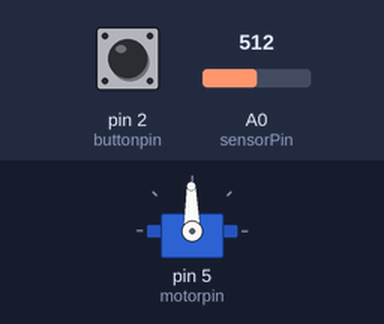
This sketch was run on a simulated Arduino Uno, built with avr-gcc and run on an emulated ATmega328P. Parts: servo. Inputs (shaded band) come from the test bench; at power-on: pin 2 (buttonpin) HIGH, A0 (sensorPin) = 512.

Above: at 1.2 s.
1.3 s: pin 2 (buttonpin) pulled LOW for 0.15 s
At 2.5 s:
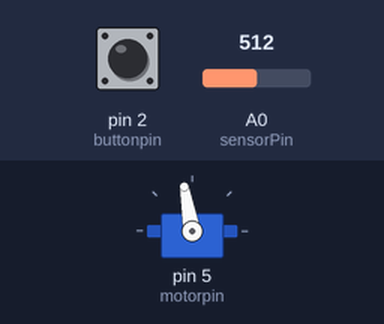
4.4 s: pin 2 (buttonpin) pulled LOW for 1 s
At 6.0 s:
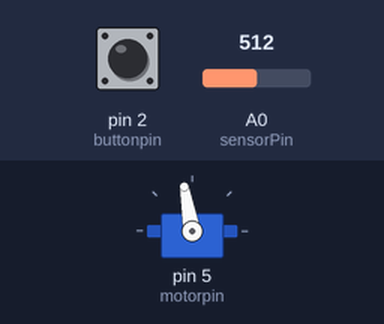
7.7 s: pin 2 (buttonpin) pulled LOW for 3.2 s
At 9.7 s:
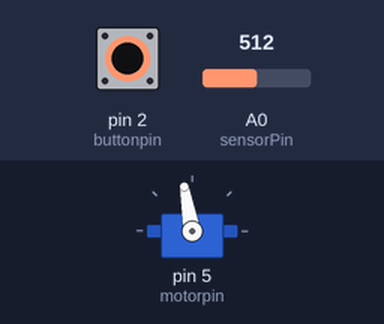
Timing chart, 0 to 13.2 s (numbered marks = the images above; inputs shaded):
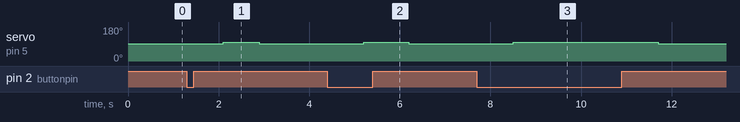

The sketch:

servo_test.ino
```cpp
#include <Servo.h>

#define E  2.7182818284590452353602874713527f

const int motorpin = 5;
Servo motor;

const int buttonpin = 2;

const int sensorPin = A0;

// All dimensions in centimeters
const double diam = 7.87404;
const double desiredDist = 200.0;

const double stopBefore = 2.0; // distance

const int stopMVel = 91;
const int startMVel = 100;
const int maxMVel = 114;

const int lowerThres = 50;

const double firstOffset = 60.0;
const double secondOffset = 60.0;

void setup()
{
  pinMode(buttonpin, INPUT);

  motor.attach(motorpin);

  Serial.begin(9600);

  motor.write(stopMVel);
}

int getVel(double x)
{
  /*double a = 0.5 * (double)desiredDist;
  double c = 100.0;
  double p = (x-a) * (x-a) / c;

  double v = (double)(maxMVel - stopMVel) / pow(E, p);

  return (stopMVel + (int)v);*/

  if(x < firstOffset)
    return (double)(maxMVel - startMVel) * (x / firstOffset) + startMVel;
  else if(x > desiredDist - secondOffset)
    return (double)(maxMVel - stopMVel) * ((desiredDist - x) / secondOffset) + stopMVel;
  else
    return maxMVel;
}

int count = 0;
int pR = lowerThres + 1;

bool stopped = true;

int pb = -1;

long starttime = -1;

long timeout = 8000;

void loop()
{
  int b = digitalRead(buttonpin);

  if(millis() - starttime > timeout && starttime != -1)
  {
    stopped = true;
    starttime = millis();
  }
  else if(b != pb && pb != -1)
  {
    //Serial.println("button");

    delay(800);

    stopped = !stopped;

    if(!stopped)
    {
      starttime = millis();
    }
  }

  pb = b;

  if(stopped)
  {
    motor.write(stopMVel);
    return;
  }

  int r = analogRead(sensorPin);

  //Serial.println(r);

  if(r > lowerThres && pR < lowerThres)
    count++;

  pR = r;

  double d = ((double)(count) / 2.0) * PI * diam;

  int v = getVel(d);

  /*Serial.print(d);
  Serial.print("   ");
  Serial.println(v);*/

  //Serial.println(digitalRead(buttonpin));

  if(d > (desiredDist - stopBefore))
  {
    motor.write(stopMVel);

    count = 0;

    stopped = true;
  }
  else
    motor.write(v);
}
```

Measured:
- after the input at 1.3 s, servo on pin 5 (motorpin): 91° → 100° after 0.80 s, → 91° 0.80 s later
- after the input at 4.4 s, servo on pin 5 (motorpin): 91° → 100° after 0.80 s, → 91° 1.0 s later
- after the input at 7.7 s, servo on pin 5 (motorpin): 91° → 100° after 0.80 s, → 91° 3.2 s later
